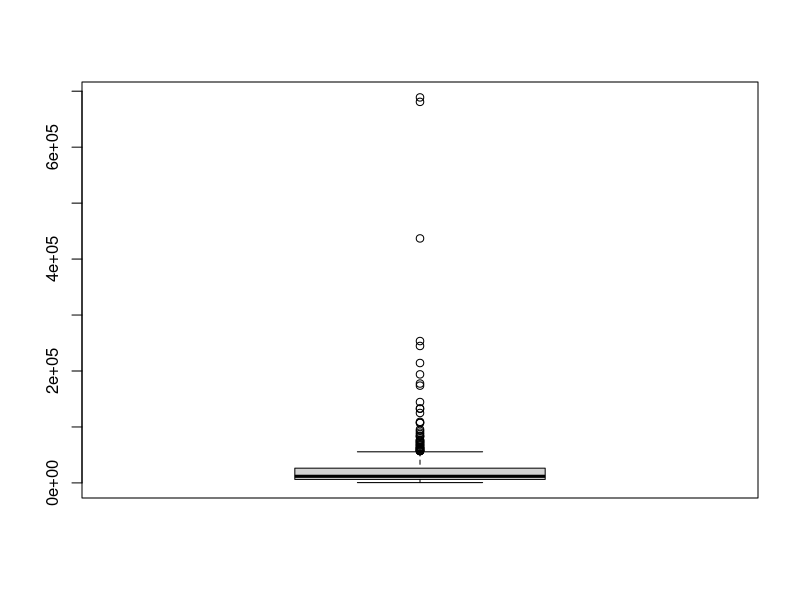
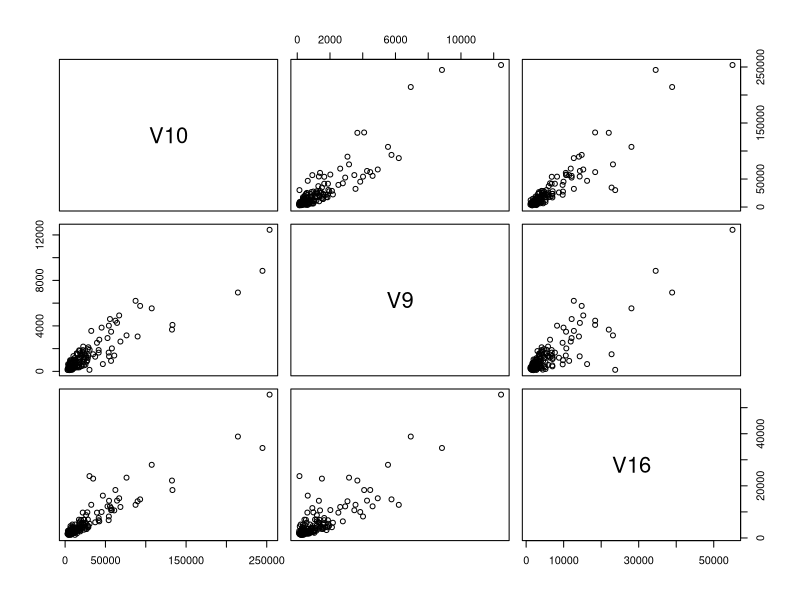
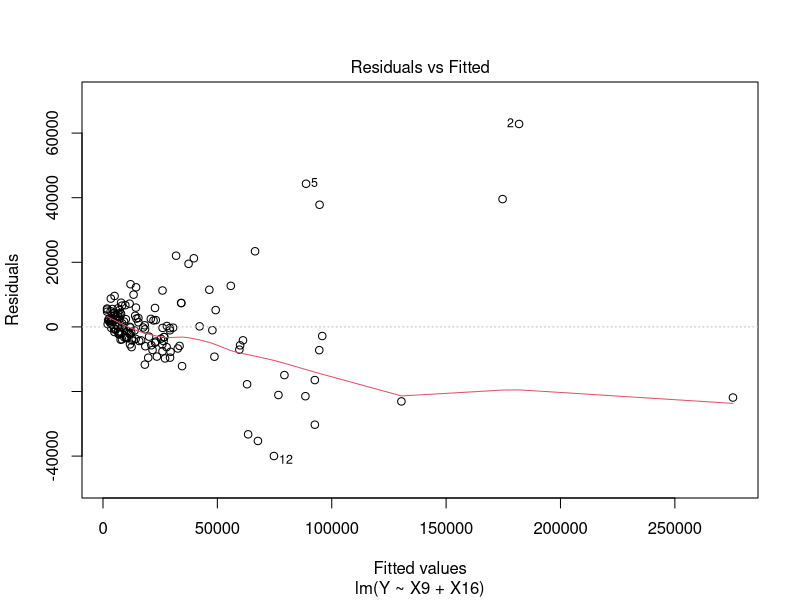
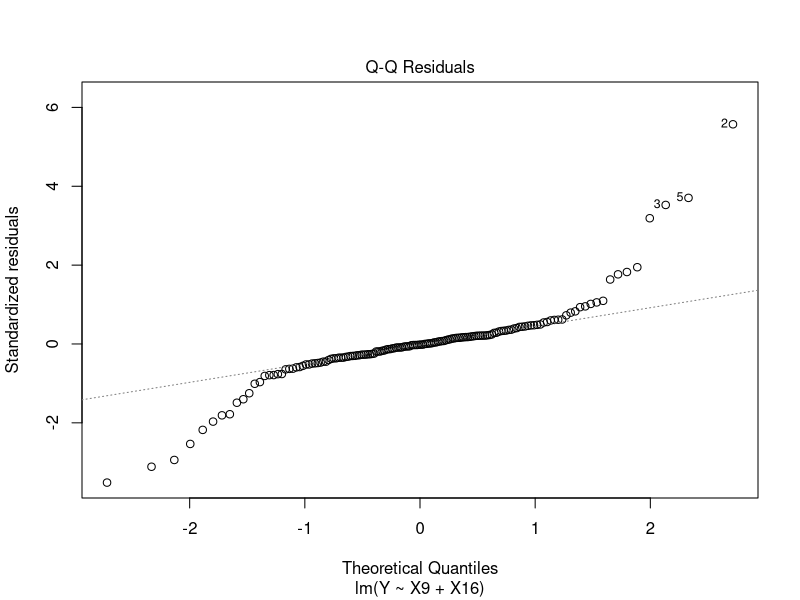
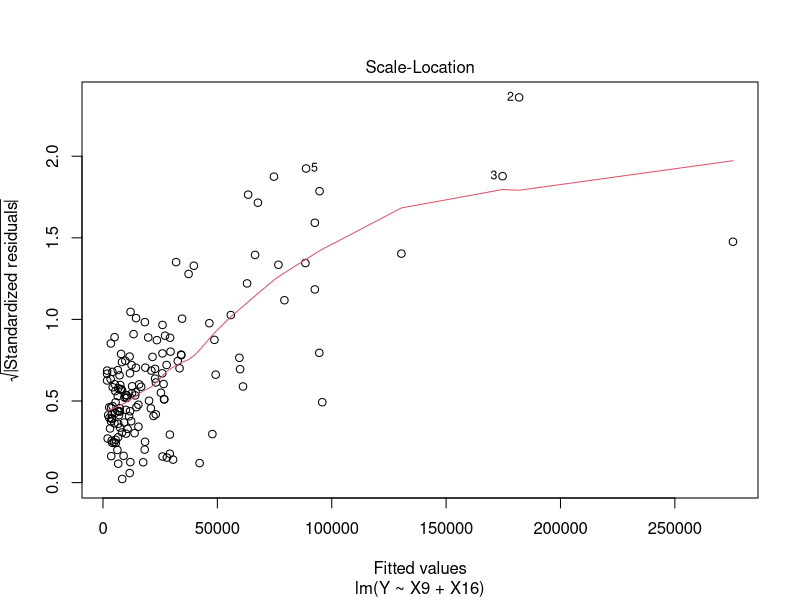
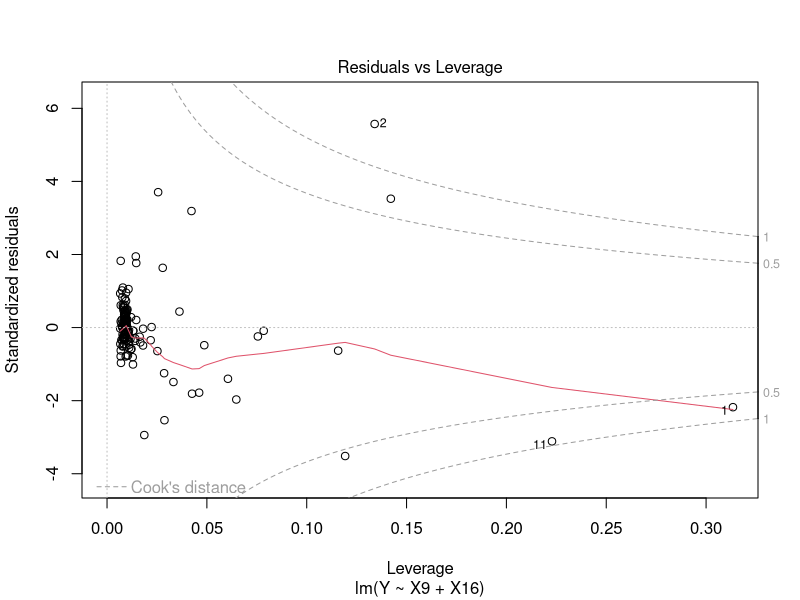

Recreate these plots in R, in order.
dat <- read.table('Demographic.txt')
head(dat)
n = nrow(dat)
n

# Y = (column 10) total number of serious crimes in 1990
Y = dat[,10]
Y
boxplot(Y)

# 17 Geographic region: choose 3 = W
datW = dat[dat[,17]==3,]
nW = nrow(datW)

# no need to consider non-numeric variables: 
# 1. ID, 2. county, 3.state

#For this project we will be choosing column 9 and 16 as our predictors

pairs(datW[, c(10,9,16)])
# Y appears to have positive trend with 
# 9. total population and 16


cor(datW[,c(10, 9, 16)])
# 9,16 are highly correlated. 
# V9 has r = 0.907 with Y
# V16 has r = 0.919 with Y


Y = datW[,10]
X9 = datW[,9]
X16 = datW[,16]

anova(lm(Y ~ X9 + X16))

xy.lm = lm(Y ~ X9 + X16)
summary(xy.lm)
anova(xy.lm)

# (a) conf. int. for \beta_j
p = 3
b = xy.lm$coefficients
anv = anova(xy.lm)
MSE = anv$`Mean Sq`[p]

X = model.matrix(xy.lm)
XtX = t(X)%*%X

VarCov.b = MSE * solve(XtX)
SE.b = sqrt(diag(VarCov.b))

out = summary(xy.lm)
coef = out$coefficients
SE.b = coef[,2]

alpha = 0.10
b + qt(1-alpha/2, df = nW - p) * SE.b
b - qt(1-alpha/2, df = nW - p) * SE.b

#(b) P value

##B1
#Ho: B1 = 0, Ha: B1 != 0
#Decision Rule if p value is less than a = 0.01 we reject Ho

pval.b1 = 2 * pt(q = abs(b[2]/SE.b[2]), df = nW - p, lower.tail = F)
pval.b1

#Conclusion: 2.001e-16 < 0.01 so we reject Ho under significance level a = 0.01.

##B2
#Ho: B2 = 0, Ha: B2 != 0
#Decision Rule if p value is less than a = 0.01 we reject Ho

pval.b2 = 2 * pt(q = abs(b[3]/SE.b[3]), df = nW - p, lower.tail = F)
pval.b2

#Conclusion: 7.02e-21 < 0.01 so we reject Ho under significance level a = 0.01.

# test for H0: \beta_1 = \beta_2 = 0
SSR = sum(anv$`Sum Sq`[1:2])
SSE = anv$`Sum Sq`[3]
F.stat = (SSR/(p-1)) / (SSE/(nW-p))
F.stat

pval = pf(F.stat, df1 = p-1, df2 = nW-p, lower.tail = F)
pval

#Decision Rule: If p value is less than 0.05, we reject Ho(F stat has been converted to p value)
#Conclusion: 7.71e-76 < 0.05 so we reject Ho under significance level a = 0.05

adj.R2 = 1 - (SSE/(nW-p)) / ((SSR+SSE)/(nW-1))
adj.R2

#R^2 is 0.9 which is a closer value to 1 so it indicates that this model is a good fit.

# diagnostic plots
res = xy.lm$residuals

##Residuals vs Leverage
#Cook and Harris has relatively high leverage point but we don't need to take it out

##Residuals vs Fitted
#Many outliers
#Not all plots are equally spread around 0 and we cannot conclude a non linear relationship

##Normal Q-Q plot
#Not all residuals align with the straight dashed line especially in both tail ends
#From the outliers, we cannot conclude that it is normally distributed

##Scale Location
#Not all residuals spread out without pattern and not equal variance implying that it is not a good model

plot(xy.lm)

# We can see multiple outliers in both graphs
